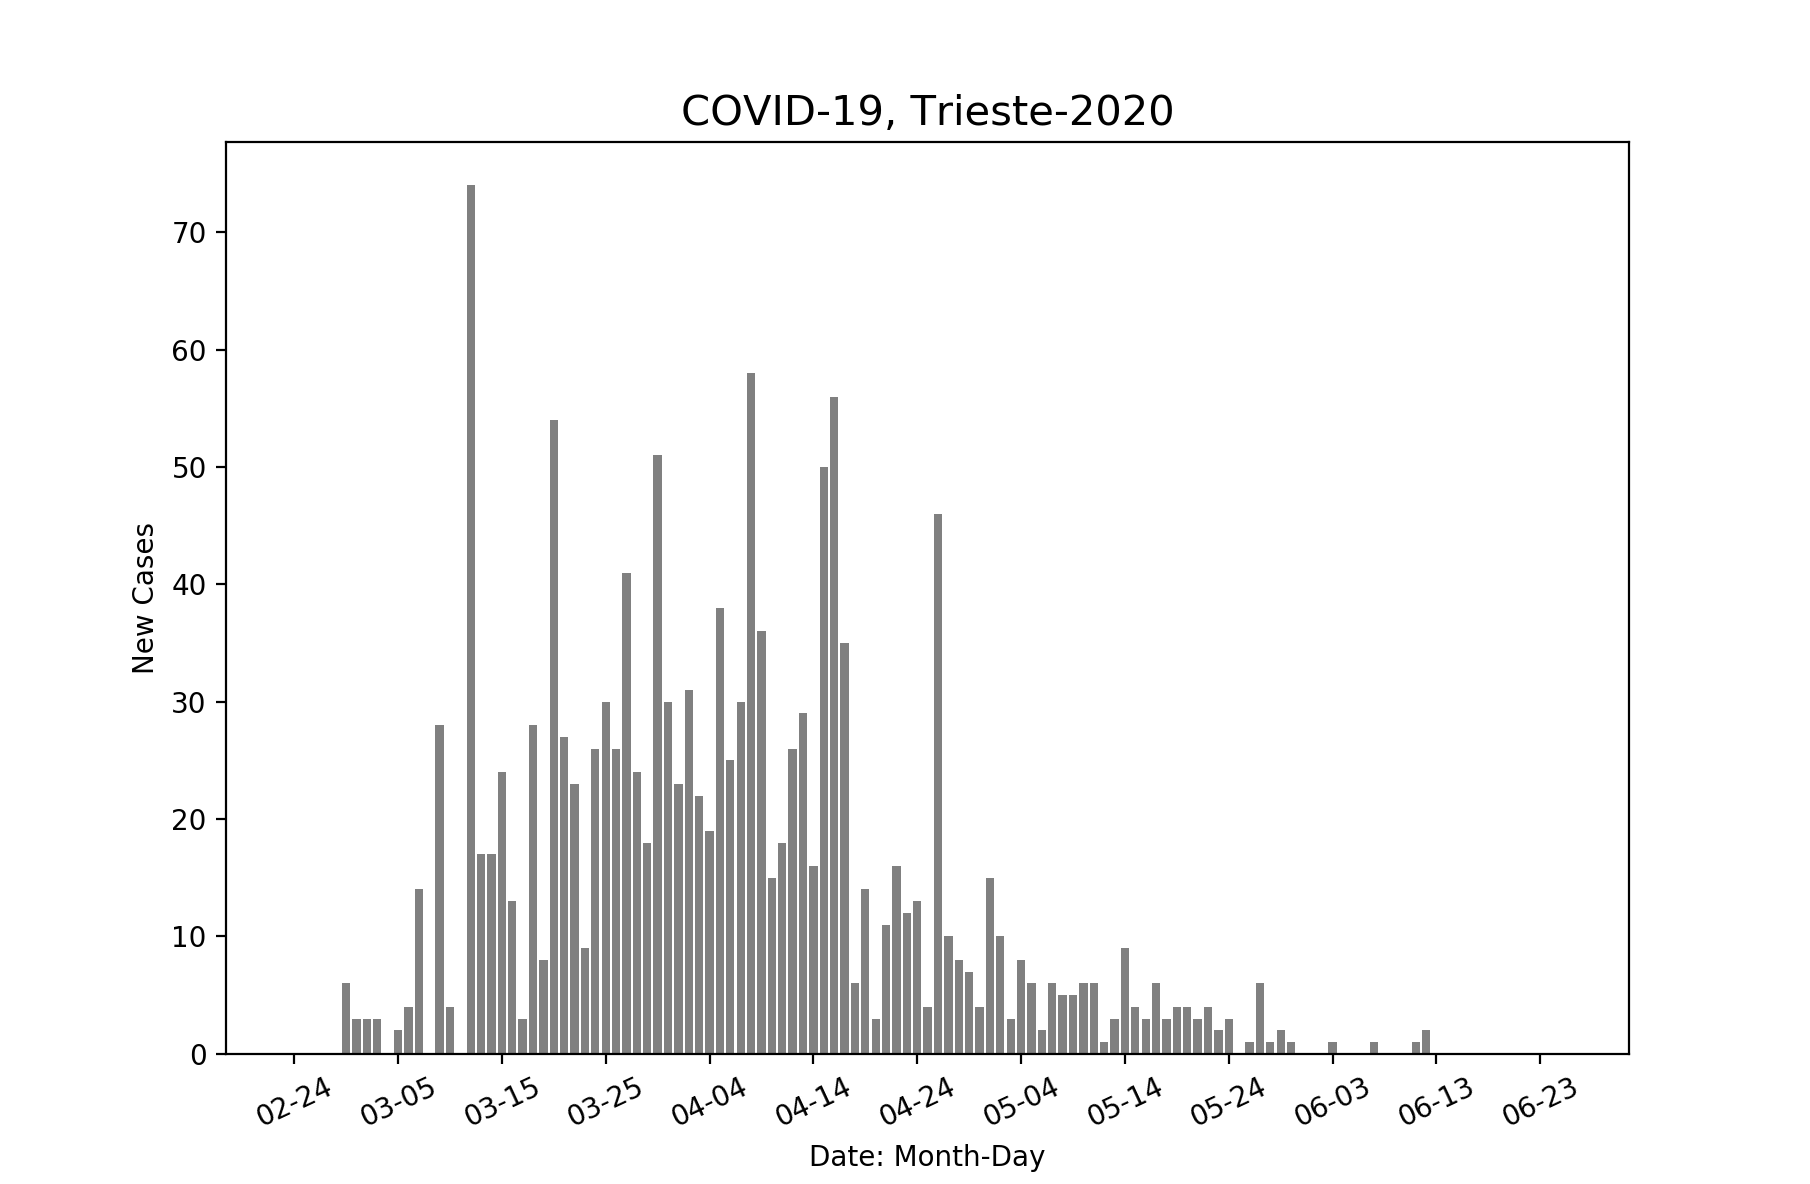

The script that drew this image:
# daily_cases_trieste.py
import matplotlib.pyplot as plt
import glob
import pandas as pd
import git

g = git.cmd.Git("./COVID-19") # this is to tell that ./COVID-19 is a git repository, and that the git commands that we apply on "g"
 #should be applied on that repository.
#This only works because we have already git cloned the repository to our local directory.
g.pull() # this is how to git pull the new data from the remote repository to our local repository.
list1=[]
# to read the csv files
for i in glob.glob('./COVID-19/dati-province/dpc-covid19-ita-province-20200*'):
   try: # this "try" and "except" is a check whether the files are all doing well!
   # (if some file is broken it won't be included in our list and the program continues )
       data=pd.read_csv(i, index_col="denominazione_provincia", parse_dates=True)
       store=data.loc["Trieste"][["totale_casi","data"]]
       list1+=[store]
   except:
       print("some error in file", i, "please fix it!")
list1=sorted(list1,key=lambda item:item['data'])
dlist=[]
clist=[]
for item in list1:
    dlist+=[item["data"]]
    clist+=[item['totale_casi']]
daily_new_cases=[]
for x in range(len(clist)-1):
    daily_new_cases+=[clist[x+1]-clist[x]]
# below we get rid of negative values for the new daily cases by setting it to the previous value of the previous day.
# This should have not been done as it basically ruin the actual data. We made it just to make the data look good for the moment.
for n, v in enumerate(daily_new_cases):
    if v<0:
        daily_new_cases[n]=daily_new_cases[n-1]
nlist=dlist[::10]
date=[]
for x in nlist:
    y=x.split("T")
    s=y[0].split("2020-")
    date+=[s[1]]
plt.bar(x=range(len(dlist)-1), height=daily_new_cases, color='grey')
dindex=list(range(len(dlist)))[::10]
plt.title("COVID-19, Trieste-2020", fontsize=15
)
plt.xlabel('Date: Month-Day')
plt.xticks(dindex,date, rotation=25)
plt.ylabel("New Cases")
plt.show()
